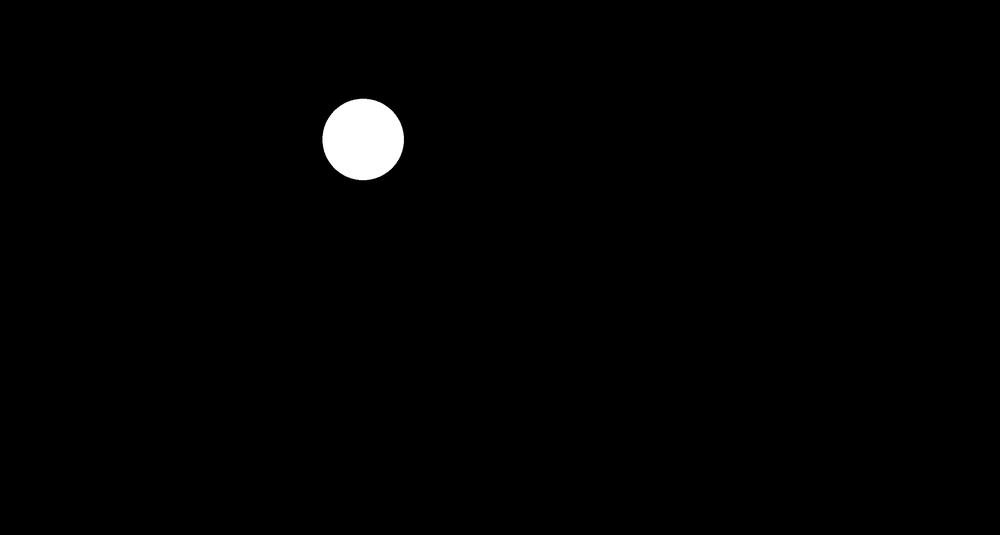
#> input picture data/images/TestImagesPart2/ball.png, 1000 x 535 px, shrunk from 2540 x 1360 before the run, found by its file name
$ python featurealgorithmtest.py
#> lines starting #> are read from the running program, lines starting #| are printed output that depends on the picture; after the words box and inside, x2 and y2 are one past the last pixel; in counts of white or black regions, pixels touching at a corner belong together
import numpy as np
import matplotlib.pyplot as plt
import skimage.filters as filters
from skimage import io, measure
from scipy.spatial.distance import cdist

# Load the image
image = io.imread(
    '/home/richard/Desktop/Python/second-project/medical-imaging/data/images/TestImagesPart2/ball.png')
#> image is the input picture: shape (535, 1000, 3); min 0, max 255, mean 2.5

# Threshold the image to segment the lesion
thresh = filters.threshold_otsu(image)
#> thresh = 126
mask = image > thresh
#> mask: shape (535, 1000, 3) bool; 0.97% white; 1 white region, box (x1, y1, x2, y2) and area: (322, 99, 404, 180) 5208

# Label the connected regions in the mask
labels = measure.label(mask)

# Find the largest connected region, which is assumed to be the lesion
props = measure.regionprops(labels)
#> props = 1 regions
largest_region = props[0]
for region in props:
    if region.area > largest_region.area:
        largest_region = region
#> this loop made 1 pass

# Get the coordinates of the boundary points of the lesion
coords = largest_region.coords

# Find the centroid of the lesion
centroid = largest_region.centroid
#> centroid = (139, 362.7, 1)

# Divide the lesion into left and right halves based on the centroid
left_half = coords[coords[:, 1] < centroid[1]]
right_half = coords[coords[:, 1] >= centroid[1]]

# Compute the Euclidean distance between each pair of boundary points
left_distances = cdist(left_half, left_half)
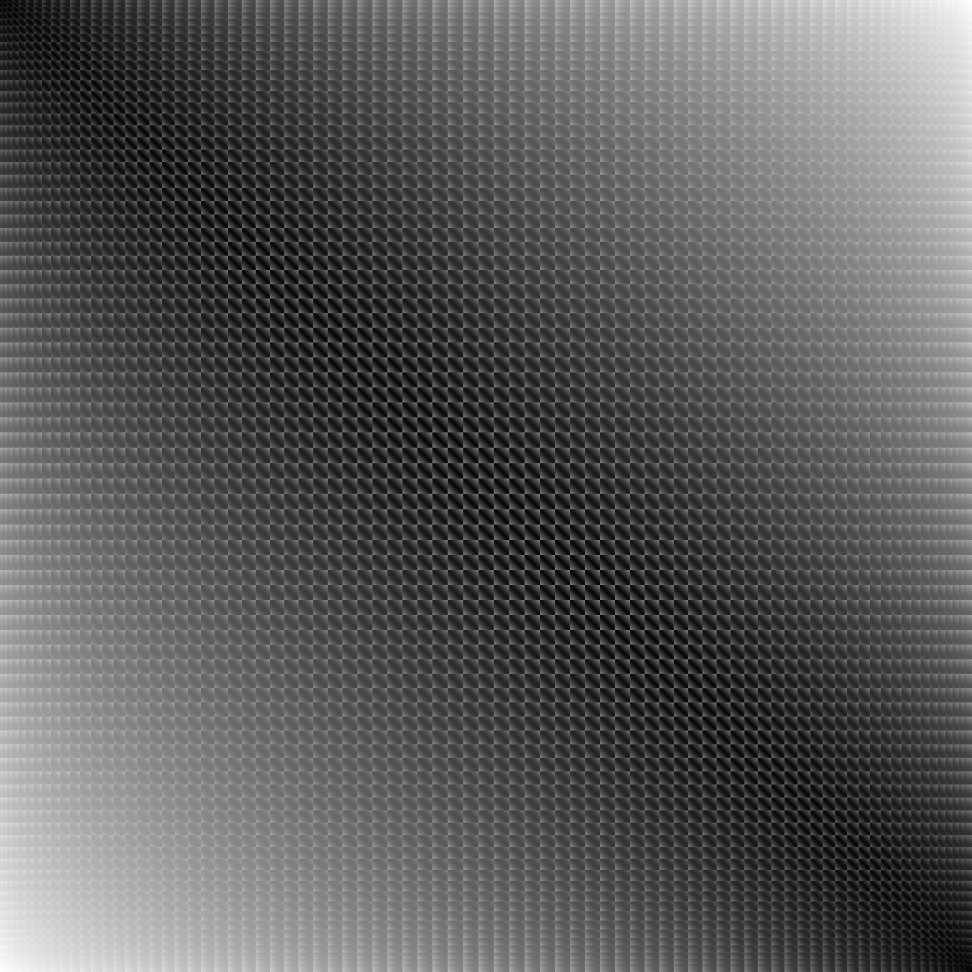
#> left_distances: shape (7770, 7770) float64 (shown at 1/8 size); min 0, max 80.25, mean 28.7; drawn with min black and max white
right_distances = cdist(right_half, right_half)
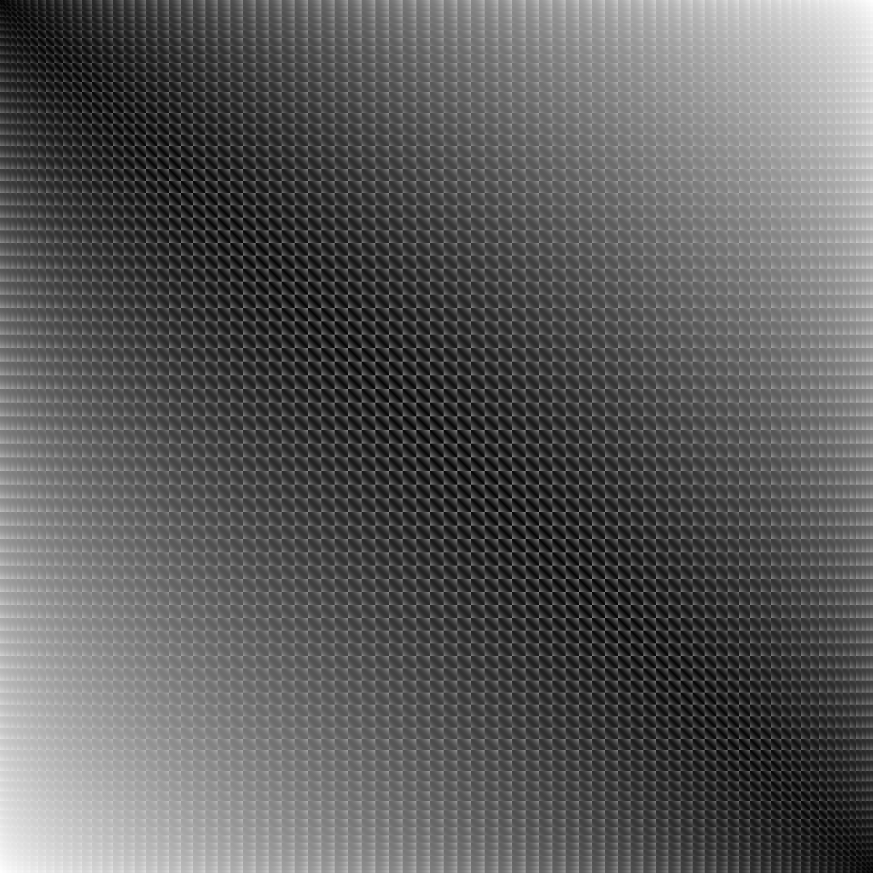
#> right_distances: shape (7854, 7854) float64 (shown at 1/9 size); min 0, max 80.25, mean 28.8; drawn with min black and max white

# Compute the mean distance between boundary points for each half
left_mean_distance = np.mean(left_distances)
#> left_mean_distance = 28.71
right_mean_distance = np.mean(right_distances)
#> right_mean_distance = 28.8

# Compute the ratio of the mean distances between the left and right halves
symmetry_ratio = left_mean_distance / right_mean_distance
#> symmetry_ratio = 0.997

# If the ratio is close to 1, the lesion is symmetric
if 0.9 <= symmetry_ratio <= 1.1:
    print('The lesion is symmetric')
else:
    print('The lesion is asymmetric')
